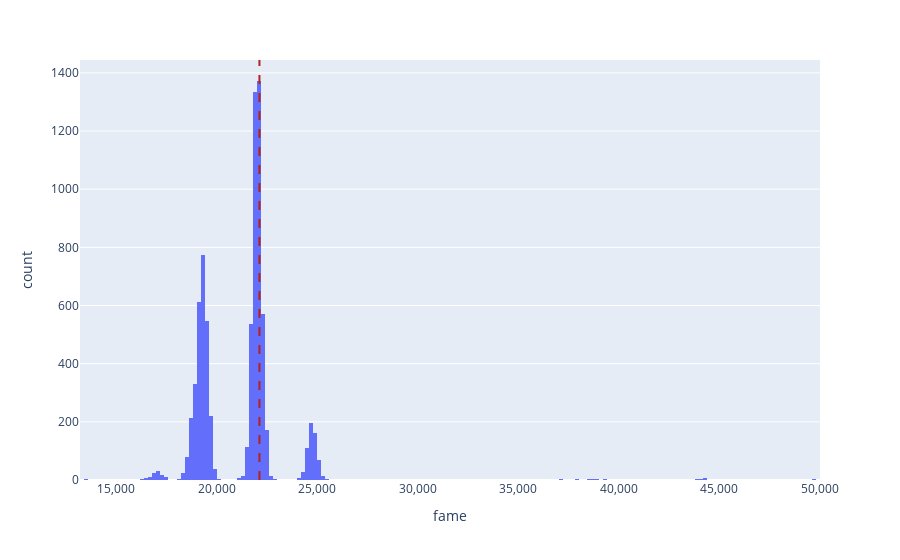

The notebook cell saved with this chart:
### Code cell
# 장비 명성 조회
duplicated_equipment_data = equipment_data.drop_duplicates(subset="itemId")

equipment_list = []
for idx, equipment_row in tqdm(duplicated_equipment_data.iterrows()):
    equipment_id = equipment_row["itemId"]
    url = f"https://api.neople.co.kr/df/items/{equipment_id}?apikey={api_key}"

    response = requests.get(url)
    item = response.json()
    row_data = {
        "itemId" : equipment_id,
        "fame" : item["fame"]
    }
    equipment_list.append(row_data)

fame_equipment_data = pd.DataFrame(equipment_list)
equipment_df = pd.merge(equipment_data, fame_equipment_data, on="itemId", how="left")

# 각 유저별 종합 장비 명성 조회
equipment_fame = equipment_df.groupby(["characterId","serverId"]).sum("fame").reset_index()

fig = px.histogram(equipment_fame, x="fame")
fig.add_vline(x=my_sum_fame, line_dash='dash', line_color='firebrick')
fig.update_xaxes(tickformat=",d")
fig.show()

### Figure 1 — Plotly figure (JSON) as saved in the notebook; plotly's stock layout.template omitted (floating-point values rounded to 4 significant figures; data arrays with more than 128 entries replaced by an {"elided": "..."} marker saying what was removed)
{"data": [{"bingroup": "x", "hovertemplate": "fame=%{x}<br>count=%{y}<extra></extra>", "legendgroup": "", "marker": {"color": "#636efa", "pattern": {"shape": ""}}, "name": "", "orientation": "v", "showlegend": false, "type": "histogram", "x": {"elided": "7717 int values"}, "xaxis": "x", "yaxis": "y"}], "layout": {"barmode": "relative", "legend": {"tracegroupgap": 0}, "margin": {"t": 60}, "shapes": [{"line": {"color": "firebrick", "dash": "dash"}, "type": "line", "x0": 22123, "x1": 22123, "xref": "x", "y0": 0, "y1": 1, "yref": "y domain"}], "xaxis": {"anchor": "y", "domain": [0, 1], "tickformat": ",d", "title": {"text": "fame"}}, "yaxis": {"anchor": "x", "domain": [0, 1], "title": {"text": "count"}}}}
